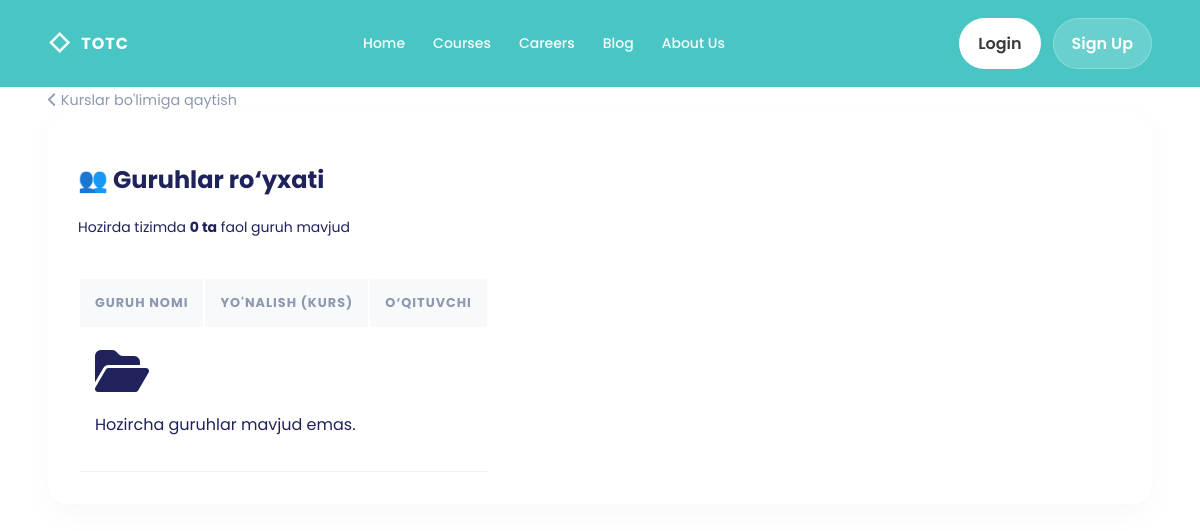
Page /courses/groups/ (signed in) on the earlier database version.
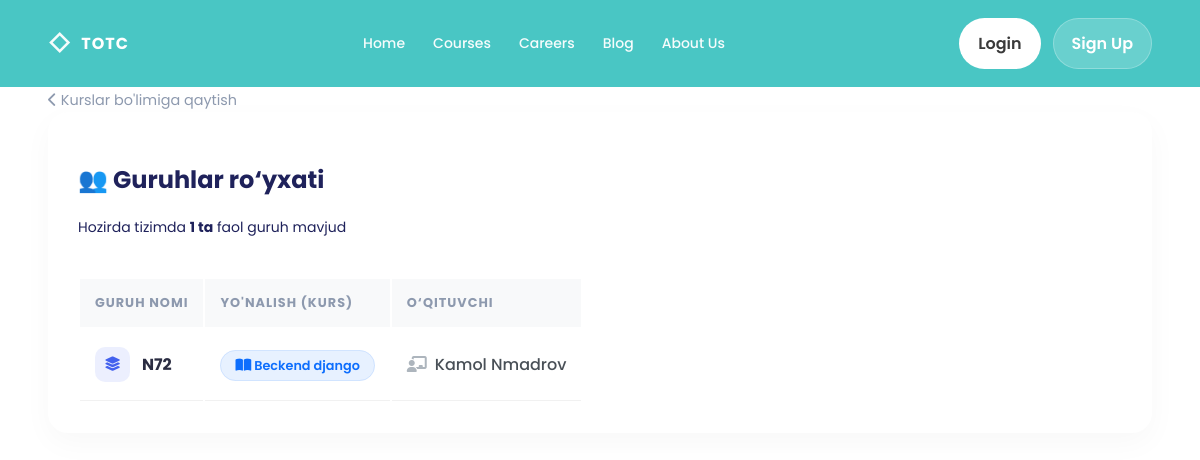
Same page on the later database version.
### courses/models.py (models this page shows, shortened)
class Group(models.Model):
    name = models.CharField(max_length=50)
    course = models.ForeignKey(Course, on_delete=models.CASCADE)
    teacher = models.ForeignKey(Teacher, on_delete=models.SET_NULL, null=True)
    created_at = models.DateTimeField(auto_now_add=True)
    updated_at = models.DateTimeField(auto_now=True)
    class Meta:
        ordering = ('name',)
        verbose_name = 'Group'
        verbose_name_plural = 'Groups'

class Course(models.Model):
    name = models.CharField(max_length=100)
    created_at = models.DateTimeField(auto_now_add=True)
    updated_at = models.DateTimeField(auto_now=True)
    class Meta:
        ordering = ('name',)
        verbose_name = 'Course'
        verbose_name_plural = 'Courses'

### teachers/models.py (models this page shows, shortened)
class Teacher(models.Model):
    user = models.OneToOneField(User, on_delete=models.CASCADE)
    speciality = models.CharField(max_length=100)
    created_at = models.DateTimeField(auto_now_add=True)
    updated_at = models.DateTimeField(auto_now=True)
    class Meta:
        ordering = ('user__username',)
        verbose_name = 'Teacher'
        verbose_name_plural = 'Teachers'

### accounts/models.py (models this page shows, shortened)
class User(AbstractUser):
    ROLE = (
        ('admin', 'Admin'),
        ('teacher', 'Teacher'),
        ('student', 'Student'),
    )
    role = models.CharField(max_length=10, choices=ROLE)
    avatar = models.ImageField(upload_to='avatar/', default='')
    created_at = models.DateTimeField(auto_now_add=True)
    updated_at = models.DateTimeField(auto_now=True)
    class Meta:
        ordering = ['-id']
        verbose_name = 'User'
        verbose_name_plural = 'Users'

### courses/views.py (the view)
# urls.py: path('groups/', GroupListView.as_view(), name='group_list'),
class GroupListView(LoginRequiredMixin, View):
    def get(self, request):
        groups = Group.objects.select_related('course', 'teacher')
        return render(
            request,
            'courses/group_list.html',
            {'groups': groups}
        )

### templates/courses/group_list.html (shortened to what this page needs)
{% extends "base.html" %}
{% block content %}
    <link rel="stylesheet" href="https://cdnjs.cloudflare.com/ajax/libs/font-awesome/6.4.0/css/all.min.css">
    <div class="container py-4">
        <a href="/courses/" class="back-link d-inline-block mb-3">
            <i class="fas fa-chevron-left me-1"></i> Kurslar bo'limiga qaytish
        </a>
        <div class="page-card">
            <div class="top-section">
                <div>
                    <h2 class="fw-bold mb-1">👥 Guruhlar ro‘yxati</h2>
                    <p class="text-muted small mb-0">Hozirda tizimda <strong>{{ groups|length }} ta</strong> faol guruh
                        mavjud</p>
                </div>
            </div>
            <div class="table-responsive">
                <table class="table groups-table mb-0">
                    <thead>
                    <tr>
                        <th>Guruh nomi</th>
                        <th>Yo'nalish (Kurs)</th>
                        <th>O‘qituvchi</th>
                    </tr>
                    </thead>
                    <tbody>
                    {% for group in groups %}
                        <tr>
                            <td>
                                <div class="group-name-cell">
                                    <div class="group-icon-circle">
                                        <i class="fas fa-layer-group"></i>
                                    </div>
                                    {{ group.name }}
                                </div>
                            </td>
                            <td>
                            <span class="course-badge">
                                <i class="fas fa-book-open me-1 small"></i> {{ group.course.name }}
                            </span>
                            </td>
                            <td>
                                {% if group.teacher %}
                                    <div class="teacher-info">
                                        <i class="fas fa-chalkboard-teacher"></i>
                                        {{ group.teacher.user.first_name }} {{ group.teacher.user.last_name }}
                                    </div>
                                {% else %}
                                    <span class="no-teacher">
                                    <i class="fas fa-user-slash me-1"></i> Biriktirilmagan
                                </span>
                                {% endif %}
                            </td>
                        </tr>
                    {% empty %}
                        <tr>
                            <td colspan="3" class="text-center py-5">
                                <i class="fas fa-folder-open fa-3x text-muted mb-3 opacity-50"></i>
                                <p class="text-muted mb-0">Hozircha guruhlar mavjud emas.</p>
                            </td>
                        </tr>
                    {% endfor %}
                    </tbody>
                </table>
            </div>
        </div>
    </div>
{% endblock %}

Differences in the rows shown:
added Group: name "N72", course.name "Beckend django", teacher.user.first_name "Kamol", teacher.user.last_name "Nmadrov"
Other differences:
{{ groups|length }}: "0" → "1"
text no longer shown: "Hozircha guruhlar mavjud emas."
